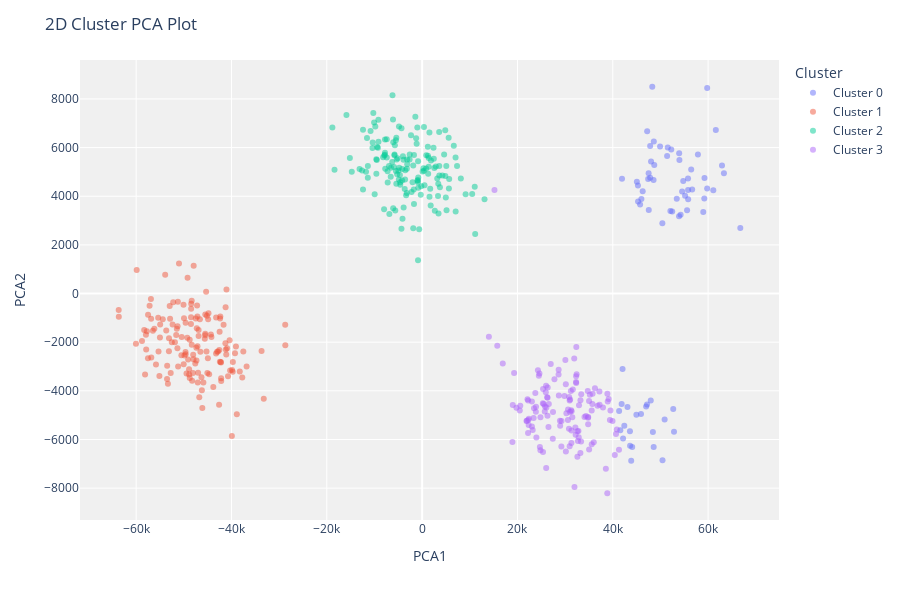

Source (notebook cell):
### Code cell
plot_model(kmeans)

### Figure 1 — Plotly figure (JSON) as saved in the notebook; plotly's stock layout.template omitted (floating-point values rounded to 4 significant figures; data arrays with more than 128 entries replaced by an {"elided": "..."} marker saying what was removed)
{"data": [{"customdata": [[26], [17], [20], [24], [24], [17], [29], [27], [93], [17], [24], [86], [28], [23], [28], [18], [23], [29], [23], [32], [28], [24], [25], [91], [28], [87], [82], [24], [20], [82], [25], [22], [28], [27], [21], [26], [21], [27], [31], [23], [24], [77], [86], [34], [88], [25], [26], [18], [83], [29], [26], [28], [26], [90], [17], [30], [22], [89], [83], [84], [22], [88], [83], [90], [25], [24], [20], [85], [25], [29], [25], [92]], "hovertemplate": "Cluster=Cluster 0<br>PCA1=%{x}<br>PCA2=%{y}<br>Feature=%{customdata[0]}<extra></extra>", "legendgroup": "Cluster 0", "marker": {"color": "#636efa", "opacity": 0.5, "symbol": "circle"}, "mode": "markers", "name": "Cluster 0", "orientation": "v", "showlegend": true, "textposition": "top center", "type": "scatter", "x": [51530.0, 61090.0, 47420.0, 45280.0, 53980.0, 59800.0, 47210.0, 47520.0, 50870.0, 48700.0, 59240.0, 52680.0, 52470.0, 51400.0, 48030.0, 48550.0, 54780.0, 43600.0, 63320.0, 41330.0, 48280.0, 61620.0, 55780.0, 43080.0, 46000.0, 41860.0, 50430.0, 52260.0, 54230.0, 45920.0, 45730.0, 45300.0, 41930.0, 46270.0, 54540.0, 50400.0, 48600.0, 49920.0, 47840.0, 45050.0, 55800.0, 52840.0, 48580.0, 44070.0, 47960.0, 62910.0, 52090.0, 55590.0, 42160.0, 66750.0, 56650.0, 53920.0, 47840.0, 48410.0, 59800.0, 47550.0, 57860.0, 43860.0, 43630.0, 46990.0, 58980.0, 44950.0, 41580.0, 42050.0, 55810.0, 59200.0, 53900.0, 42410.0, 53420.0, 56450.0, 55170.0, 47180.0], "xaxis": "x", "y": [6007.0, 4244.0, 4709.0, 4437.0, 5488.0, 8450.0, 6674.0, 4942.0, -5178.0, 5282.0, 4745.0, -4749.0, 3372.0, 5657.0, 5422.0, 4668.0, 4630.0, -5657.0, 4946.0, -4824.0, 8500.0, 6726.0, 4732.0, -4661.0, 3884.0, -4543.0, -6854.0, 5916.0, 3238.0, -4954.0, 3658.0, 3778.0, 4718.0, 4207.0, 4194.0, 2891.0, 6250.0, 6049.0, 6060.0, 4591.0, 4253.0, -5678.0, -6305.0, -6308.0, -4397.0, 5261.0, 3388.0, 3427.0, -5954.0, 2693.0, 4271.0, 5766.0, 4758.0, -5694.0, 4316.0, 3438.0, 5718.0, -6877.0, -6255.0, -4647.0, 3351.0, -4986.0, -5616.0, -3106.0, 3879.0, 3904.0, 3177.0, -5432.0, 3894.0, 5101.0, 4017.0, -4558.0], "yaxis": "y"}, {"customdata": {"elided": "147x1 int values"}, "hovertemplate": "Cluster=Cluster 1<br>PCA1=%{x}<br>PCA2=%{y}<br>Feature=%{customdata[0]}<extra></extra>", "legendgroup": "Cluster 1", "marker": {"color": "#EF553B", "opacity": 0.5, "symbol": "circle"}, "mode": "markers", "name": "Cluster 1", "orientation": "v", "showlegend": true, "textposition": "top center", "type": "scatter", "x": {"elided": "147 float values"}, "xaxis": "x", "y": {"elided": "147 float values"}, "yaxis": "y"}, {"customdata": {"elided": "156x1 int values"}, "hovertemplate": "Cluster=Cluster 2<br>PCA1=%{x}<br>PCA2=%{y}<br>Feature=%{customdata[0]}<extra></extra>", "legendgroup": "Cluster 2", "marker": {"color": "#00cc96", "opacity": 0.5, "symbol": "circle"}, "mode": "markers", "name": "Cluster 2", "orientation": "v", "showlegend": true, "textposition": "top center", "type": "scatter", "x": {"elided": "156 float values"}, "xaxis": "x", "y": {"elided": "156 float values"}, "yaxis": "y"}, {"customdata": {"elided": "130x1 int values"}, "hovertemplate": "Cluster=Cluster 3<br>PCA1=%{x}<br>PCA2=%{y}<br>Feature=%{customdata[0]}<extra></extra>", "legendgroup": "Cluster 3", "marker": {"color": "#ab63fa", "opacity": 0.5, "symbol": "circle"}, "mode": "markers", "name": "Cluster 3", "orientation": "v", "showlegend": true, "textposition": "top center", "type": "scatter", "x": {"elided": "130 float values"}, "xaxis": "x", "y": {"elided": "130 float values"}, "yaxis": "y"}], "layout": {"height": 600, "legend": {"title": {"text": "Cluster"}, "tracegroupgap": 0}, "margin": {"t": 60}, "plot_bgcolor": "rgb(240,240,240)", "title": {"text": "2D Cluster PCA Plot"}, "xaxis": {"anchor": "y", "domain": [0, 1], "title": {"text": "PCA1"}}, "yaxis": {"anchor": "x", "domain": [0, 1], "title": {"text": "PCA2"}}}}
